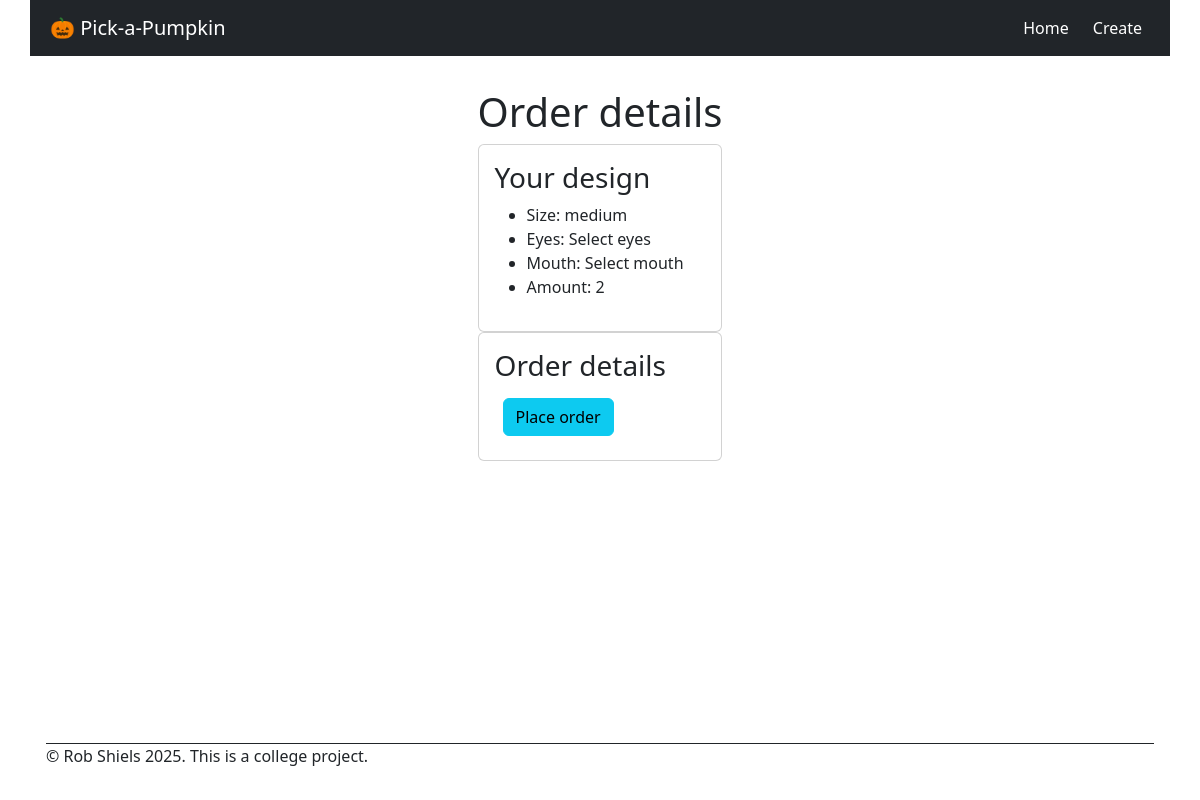
The app's page /order/2, older data.
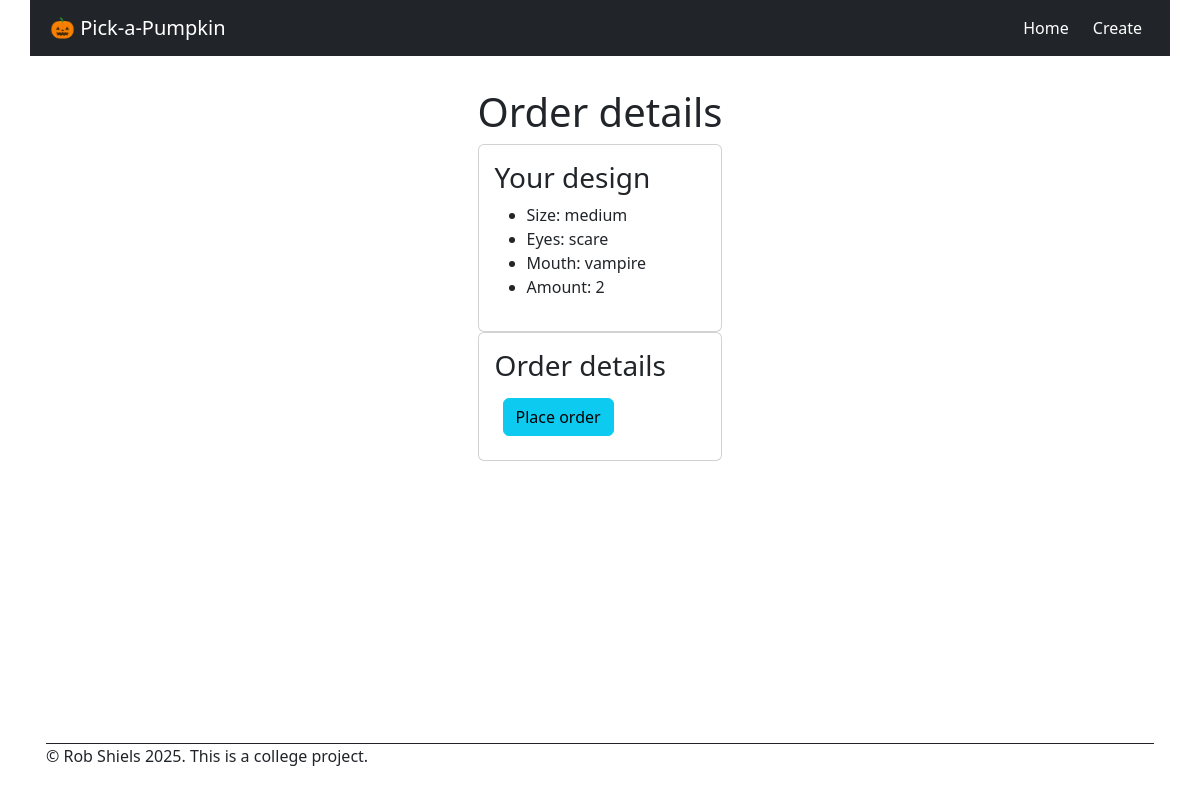
The same page, newer data.
### models.py (models this page shows, shortened)
class PumpkinDesign(db.Model):
    __tablename__ = 'pumpkin_design'
    design_id: Mapped[int] = mapped_column(primary_key=True)
    size: Mapped[str] = mapped_column(nullable=False)
    eyes: Mapped[str] = mapped_column(nullable=False)
    mouth: Mapped[str] = mapped_column(nullable=False)
    amount: Mapped[int] = mapped_column(nullable=False)
    created_at: Mapped[datetime] = mapped_column(nullable=False,  default=lambda: datetime.now(timezone.utc))
    order_id: Mapped[int] = mapped_column(db.ForeignKey('order.order_id'), nullable=True)  # can be null initially
    order = db.relationship('Order', back_populates='pumpkins')

### app.py (the view)
@app.route('/order/<int:pumpkin_id>', methods=["GET"])
def order_submit(pumpkin_id):
    pumpkin = PumpkinDesign.query.get_or_404(pumpkin_id)
    return render_template('order.html', pumpkin=pumpkin)

### templates/order.html
{% extends "base.html" %}
{% block main %}
<div class="title-block">
    <h1>Order details</h1>
</div>
<div class="card narrow-card">
    <div class="card-body">
        <h3 class="card-title">Your design</h3>
        <ul>
            <li>
                Size: {{ pumpkin.size }}
            </li>
            <li>
                Eyes: {{ pumpkin.eyes }}
            </li>
            <li>
                Mouth: {{ pumpkin.mouth }}
            </li>
            <li>
                Amount: {{ pumpkin.amount }}
            </li>
        </ul>
    </div>
</div>
<div class="card narrow-card">
    <div class="card-body">
        <h3 class="card-title">Order details</h3>
        <form id="order-form" action="{{url_for('order_action')}}" method="post">
            <button type="submit" class="btn btn-info m-2">Place order</button>
        </form>
    </div>
</div>
{% endblock %}

### templates/base.html (shortened to what this page needs)
<!DOCTYPE html>
<html lang="en">
<head>
  <link rel="stylesheet" href="https://cdn.jsdelivr.net/npm/bootstrap@5.2.3/dist/css/bootstrap.min.css"
>
  <link rel="stylesheet" href="{{ url_for('static', filename='css/style.css') }}">
</head>
<body>
  <div id="wrapper">
<nav class="navbar navbar-expand-lg navbar-dark bg-dark p-2">
      <div class="container-fluid">
        <a class="navbar-brand" href="{{ url_for('index') }}">
            🎃
              Pick-a-Pumpkin
        </a>
        <div class="collapse navbar-collapse" id="navbarNav">
          <ul class="navbar-nav ms-auto gap-2">
            <li class="nav-item">
              <a class="nav-link active" aria-current="page" href="{{ url_for('index') }}">Home</a>
            </li>
            <li class="nav-item">
              <a class="nav-link active" href="{{ url_for('create_pumpkin_page') }}">Create</a>
            </li>
          </ul>
        </div>
      </div>
    </nav>
    <main>
      {% block main %}
      {% endblock %}
    </main>
    <footer class="m-3">
            <p>&copy; Rob Shiels 2025. This is a college project.</p>
    </footer>
  </div>
</body>
</html>

### static/css/style.css (style rules this page uses)
* { margin: 0px; padding: 0px; font-size: 16px; }
html { height: 100%; color: white; }
body { margin: 0px; min-height: 100vh; }
nav { grid-area: nav; }
main { grid-area: main; }
footer { grid-area: footer; }
#wrapper { min-height: 100vh; margin-left: auto; margin-right: auto; background-color: white; display: grid; gap: 16px; grid-template-rows: auto 1fr auto; grid-template-areas: "nav" "main" "footer"; }
main { padding: 16px 16px; display: flex; flex-wrap: wrap; align-content: center; flex-direction: column; }
footer { border-top: 1px solid #212529; margin-top: auto; }
@media (min-width: 480px) { body { margin: 0px 24px; max-width: 1140px; margin-left: auto; margin-right: auto; } }

Row changes from the older to the newer data that the page shows:
changed PumpkinDesign "medium": eyes "Select eyes" → "scare"; mouth "Select mouth" → "vampire"
